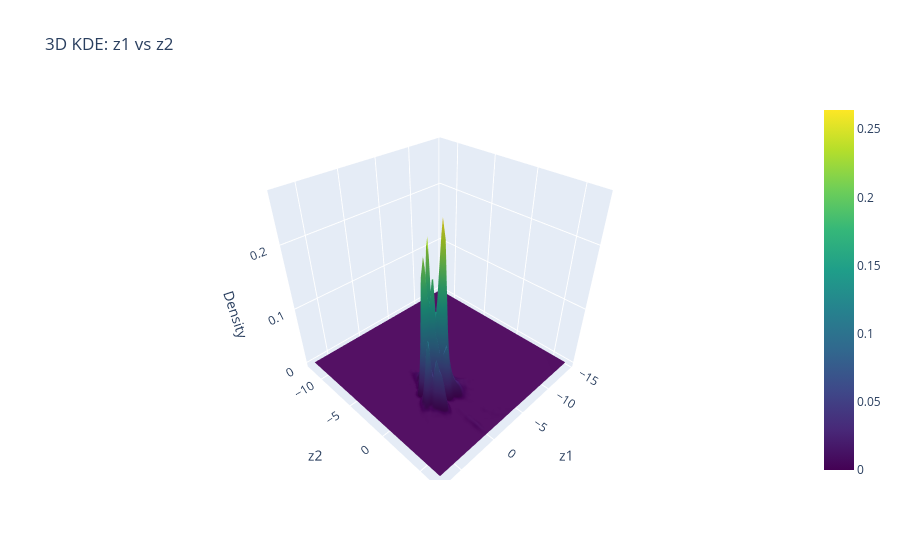

The notebook cell this image was saved under:
### Code cell
from plots import *
plot_3d_kde(latent.T, 'z1', 'z2') #4

### Figure 1 — Plotly figure (JSON) as saved in the notebook; plotly's stock layout.template omitted (floating-point values rounded to 4 significant figures; data arrays with more than 128 entries replaced by an {"elided": "..."} marker saying what was removed)
{"data": [{"colorscale": [[0, "#440154"], [0.1111, "#482878"], [0.2222, "#3e4989"], [0.3333, "#31688e"], [0.4444, "#26828e"], [0.5556, "#1f9e89"], [0.6667, "#35b779"], [0.7778, "#6ece58"], [0.8889, "#b5de2b"], [1, "#fde725"]], "showscale": true, "type": "surface", "x": {"elided": "120x120 float values"}, "y": {"elided": "120x120 float values"}, "z": {"elided": "120x120 float values"}}], "layout": {"scene": {"xaxis": {"title": {"text": "z1"}}, "yaxis": {"title": {"text": "z2"}}, "zaxis": {"title": {"text": "Density"}}}, "title": {"text": "3D KDE: z1 vs z2"}}}
